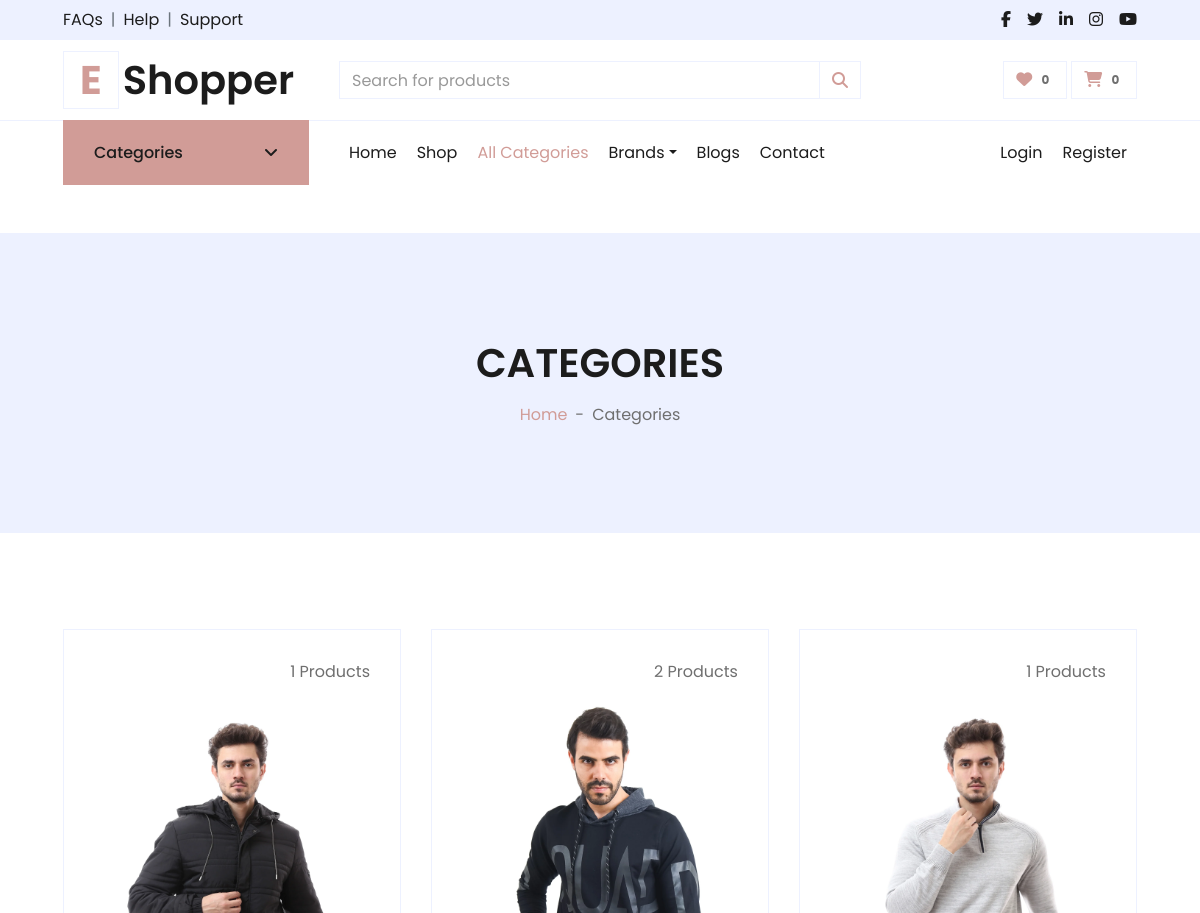
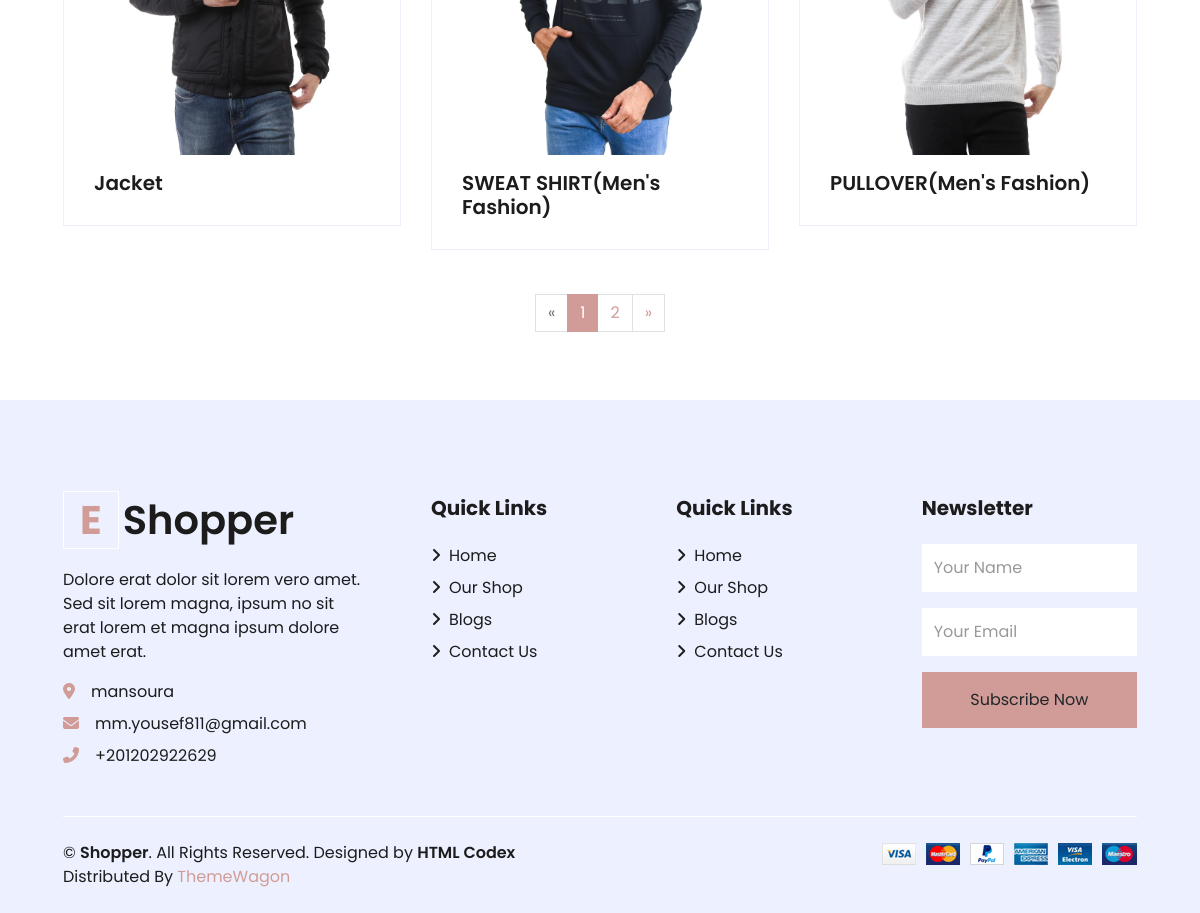
Page /products/categories/ on the committed database (2 pictures, top to bottom).
### settings/models.py (models this page shows, shortened)
class Settings(models.Model):
    site_name = models.CharField( max_length=50)
    logo = models.ImageField( upload_to='setting/')
    phone = models.CharField( max_length=30)
    email = models.EmailField( max_length=254)
    description = models.TextField(max_length=1000)
    fb_link = models.URLField( max_length=200)
    twitter_link = models.URLField( max_length=200)
    instagram_link = models.URLField( max_length=200)
    address = models.CharField( max_length=50)
    get_in_touch = models.TextField(max_length=1000)

### products/models.py (models this page shows)
class Subcategory(models.Model):
    category = models.ForeignKey(Category, on_delete=models.CASCADE , blank=True , null=True)
    name = models.CharField(max_length=100)
    image = models.ImageField(null=True,blank=True,upload_to='category-image/')
    def get_url(self):
        return reverse('product_by_subcategory',args=[self.id])
    def __str__(self):
        return self.name

class Category(models.Model):
    name = models.CharField(max_length=100)
    def __str__(self):
        return self.name

### products/views.py (the view)
# urls.py: path('categories/',category_list ,name='categories'),
def category_list(request):
    category = Subcategory.objects.all().annotate(category_count=Count("product_subcategory"))
    paginator = Paginator(category,3)
    page = request.GET.get('page')
    paged_product = paginator.get_page(page)
    context = {
        'category':paged_product
    }
    return render(request,'products/categories.html',context)

### products/templates/products/categories.html (shortened to what this page needs)
{% extends "base.html" %}
{% load static %}
{% block body %}
<div class="container-fluid bg-secondary mb-5">
    <div class="d-flex flex-column align-items-center justify-content-center" style="min-height: 300px">
        <h1 class="font-weight-semi-bold text-uppercase mb-3">Categories</h1>
        <div class="d-inline-flex">
            <p class="m-0"><a href="/">Home</a></p>
            <p class="m-0 px-2">-</p>
            <p class="m-0">Categories</p>
        </div>
    </div>
</div>
<div class="container-fluid pt-5">
    <div class="row px-xl-5 pb-3">
        {% for category in category %}
        <div class="col-lg-4 col-md-6 pb-1">
            <div class="cat-item d-flex flex-column border mb-4" style="padding: 30px;">
                <p class="text-right">{{category.category_count}} Products</p>
                <a href="{{category.get_url}}" class="cat-img position-relative overflow-hidden mb-3">
                    <img class="img-fluid" src="{{category.image.url}}" alt="">
                </a>
                <h5 class="font-weight-semi-bold m-0">{{category}}{% if category.category %}({{category.category}}){% endif %}</h5>
            </div>
        </div>
        {% endfor %}
    </div>
</div>
<div class="col-12 pb-1">
                    <nav aria-label="Page navigation">
                        {% if category.has_other_pages %}
                        <ul class="pagination justify-content-center mb-3">
                            {% if category.has_previous %}
                            <li class="page-item ">
                                <a class="page-link" href="?page={{category.previous_page_number}}"
                                    aria-label="Previous">
                                    <span aria-hidden="true">&laquo;</span>
                                    <span class="sr-only">Previous</span>
                                </a>
                            </li>
                            {% else %}
                            <li class="page-item disabled">
                                <a class="page-link" href="#" aria-label="Previous">
                                    <span aria-hidden="true">&laquo;</span>
                                </a>
                            </li>
                            {% endif %}
                            {% for i in category.paginator.page_range  %}
                            {% if category.number == i %}
                            <li class="page-item active"><a class="page-link">{{i}}</a></li>
                            {% else %}
                            <li class="page-item"><a class="page-link" href="?page={{i}}">{{i}}</a></li>
                            {% endif %}
                            {% endfor %}
                            {% if category.has_next %}
                            <li class="page-item">
                                <a class="page-link" href="?page={{category.next_page_number}}" aria-label="Next">
                                    <span aria-hidden="true">&raquo;</span>
                                </a>
                            </li>
                            {% endif %}
                        </ul>
                        {% endif %}
                    </nav>
                </div>
{% endblock body %}

### templates/base.html (shortened to what this page needs)
{% load static %}
<!DOCTYPE HTML>
<html lang="en">
<head>
    <link href="https://cdnjs.cloudflare.com/ajax/libs/font-awesome/5.10.0/css/all.min.css" rel="stylesheet">
    <link href="{% static 'lib/owlcarousel/assets/owl.carousel.min.css'%}" rel="stylesheet">
    <link href="{% static 'css/all.min.css'%}" rel="stylesheet">
    <link href="{% static 'css/style.css'%}" rel="stylesheet">
    <link href="{% static 'css/custom.css'%}" rel="stylesheet">
</head>
<body>
    <div class="container-fluid">
        <div class="row bg-secondary py-2 px-xl-5">
            <div class="col-lg-6 d-none d-lg-block">
                <div class="d-inline-flex align-items-center">
                    <a class="text-dark" href="{% url 'contact'%}">FAQs</a>
                    <span class="text-muted px-2">|</span>
                    <a class="text-dark" href="{% url 'contact'%}">Help</a>
                    <span class="text-muted px-2">|</span>
                    <a class="text-dark" href="{% url 'contact'%}">Support</a>
                </div>
            </div>
            <div class="col-lg-6 text-center text-lg-right">
                <div class="d-inline-flex align-items-center">
                    <a class="text-dark px-2" href="{{about_site.fb_link}}">
                        <i class="fab fa-facebook-f"></i>
                    </a>
                    <a class="text-dark px-2" href="{{about_site.twitter_link}}">
                        <i class="fab fa-twitter"></i>
                    </a>
                    <a class="text-dark px-2" href="">
                        <i class="fab fa-linkedin-in"></i>
                    </a>
                    <a class="text-dark px-2" href="{{about_site.instagram_link}}">
                        <i class="fab fa-instagram"></i>
                    </a>
                    <a class="text-dark pl-2" href="">
                        <i class="fab fa-youtube"></i>
                    </a>
                </div>
            </div>
        </div>
        <div class="row align-items-center py-3 px-xl-5">
            <div class="col-lg-3 d-none d-lg-block">
                <a href="/" class="text-decoration-none">
                    <h1 class="m-0 display-5 font-weight-semi-bold"><span
                            class="text-primary font-weight-bold border px-3 mr-1">E</span>{{about_site.site_name}}</h1>
                </a>
            </div>
            <div class="col-lg-6 col-6 position-relative text-left">
                <form id="searchForm" autocomplete="off" action="">
                    <div class="input-group">
                        <input type="text" id="searchInput" class="form-control" placeholder="Search for products">
                        <div class="input-group-append">
                            <span class="input-group-text bg-transparent text-primary">
                                <i class="fa fa-search"></i>
                            </span>
                        </div>
                    </div>
                </form>
            </div>
            <div class="col-lg-3 col-6 text-right">
                <a href="{% url 'favourite'%}" class="btn border">
                    <i class="fas fa-heart text-primary"></i>
                    <span class="badge">{{product_count}}</span>
                </a>
                <a href="{% url 'cart'%}" class="btn border">
                    <i class="fas fa-shopping-cart text-primary"></i>
                    <span class="badge">{{cart_counter}}</span>
                </a>
            </div>
        </div>
    </div>
    <div class="container-fluid mb-5">
        <div class="row border-top px-xl-5">
            <div class="col-lg-3 d-none d-lg-block">
                <a class="btn shadow-none d-flex align-items-center justify-content-between bg-primary text-white w-100"
                    data-toggle="collapse" href="#navbar-vertical"
                    style="height: 65px; margin-top: -1px; padding: 0 30px;">
                    <h6 class="m-0">Categories</h6>
                    <i class="fa fa-angle-down text-dark"></i>
                </a>
            </div>
            <div class="col-lg-9">
                <nav class="navbar navbar-expand-lg bg-light navbar-light py-3 py-lg-0 px-0">
                    <div class="collapse navbar-collapse justify-content-between" id="navbarCollapse">
                        <div class="navbar-nav mr-auto py-0">
                            <a href="/" class="nav-item nav-link {% if request.path == '/' %}active{% endif %}">Home</a>
                            <a href="{% url 'product_list' %}"
                                class="nav-item nav-link {% if request.path == '/products/' %}active{% endif %} ">Shop</a>
                            <a href="{% url 'categories'%}"
                                class="nav-item nav-link {% if request.path == '/products/categories/' %}active{% endif %}">All
                                Categories</a>
                            <div class="nav-item dropdown">
                                <a href="#" class="nav-link dropdown-toggle " data-toggle="dropdown">Brands</a>
                            </div>
                            <a href="{% url 'blog'%}"
                                class="nav-item nav-link  {% if request.path == '/blog/' %}active{% endif %}">Blogs</a>
                            <a href="{% url 'contact'%}"
                                class="nav-item nav-link  {% if request.path == '/contact/' %}active{% endif %}">Contact</a>
                        </div>
                        {% if user.is_authenticated %}
                        <div class="navbar-nav ml-auto py-0">
                            <a href="{% url 'profile'%}" class="nav-item nav-link">Profile</a>
                            <a href="{% url 'logout' %}" class="nav-item nav-link">Logout</a>
                        </div>
                        {% else %}
                        <div class="navbar-nav ml-auto py-0">
                            <a href="{% url 'login' %}" class="nav-item nav-link">Login</a>
                            <a href="{% url 'register' %}" class="nav-item nav-link">Register</a>
                        </div>
                        {% endif %}
                    </div>
                </nav>
            </div>
        </div>
    </div>
    {% block body %}
    {% endblock body %}
    <div class="container-fluid bg-secondary text-dark mt-5 pt-5">
        <div class="row px-xl-5 pt-5">
            <div class="col-lg-4 col-md-12 mb-5 pr-3 pr-xl-5">
                <a href="/" class="text-decoration-none">
                    <h1 class="mb-4 display-5 font-weight-semi-bold"><span
                            class="text-primary font-weight-bold border border-white px-3 mr-1">E</span>{{about_site.site_name}}
                    </h1>
                </a>
                <p>{{about_site.description}}</p>
                <p class="mb-2"><i class="fa fa-map-marker-alt text-primary mr-3"></i>{{about_site.address}}</p>
                <p class="mb-2"><i class="fa fa-envelope text-primary mr-3"></i>{{about_site.email}}</p>
                <p class="mb-0"><i class="fa fa-phone-alt text-primary mr-3"></i>{{about_site.phone}}</p>
            </div>
            <div class="col-lg-8 col-md-12">
                <div class="row">
                    <div class="col-md-4 mb-5">
                        <h5 class="font-weight-bold text-dark mb-4">Quick Links</h5>
                        <div class="d-flex flex-column justify-content-start">
                            <a class="text-dark mb-2" href="/"><i class="fa fa-angle-right mr-2"></i>Home</a>
                            <a class="text-dark mb-2" href="{% url 'product_list'%}"><i
                                    class="fa fa-angle-right mr-2"></i>Our
                                Shop</a>
                            <a class="text-dark mb-2" href="{% url 'blog'%}"><i class="fa fa-angle-right mr-2"></i>Blogs
                            </a>
                            <a class="text-dark" href="{% url 'contact'%}"><i class="fa fa-angle-right mr-2"></i>Contact
                                Us</a>
                        </div>
                    </div>
                    <div class="col-md-4 mb-5">
                        <h5 class="font-weight-bold text-dark mb-4">Quick Links</h5>
                        <div class="d-flex flex-column justify-content-start">
                            <a class="text-dark mb-2" href="/"><i class="fa fa-angle-right mr-2"></i>Home</a>
                            <a class="text-dark mb-2" href="{% url 'product_list'%}"><i
                                    class="fa fa-angle-right mr-2"></i>Our
                                Shop</a>
                            <a class="text-dark mb-2" href="{% url 'blog'%}"><i class="fa fa-angle-right mr-2"></i>Blogs
                            </a>
                            <a class="text-dark" href="{% url 'contact'%}"><i class="fa fa-angle-right mr-2"></i>Contact
                                Us</a>
                        </div>
                    </div>
                    <div id="main_form_div" class="col-md-4 mb-5">
                        <h5 class="font-weight-bold text-dark mb-4">Newsletter</h5>
                        <form id="newsletter_form" method="POST" action="{% url 'newsletter_footer'%}">
                            <div class="form-group">
                                <input type="text" class="form-control border-0 py-4" name="name"
                                    placeholder="Your Name" required="required" />
                            </div>
                            <div class="form-group">
                                <input type="email" class="form-control border-0 py-4" name="email"
                                    placeholder="Your Email" required="required" />
                            </div>
                            <div>
                                <button class="btn btn-primary btn-block border-0 py-3" type="submit">Subscribe
                                    Now</button>
                            </div>
                        </form>
                    </div>
                </div>
            </div>
        </div>
        <div class="row border-top border-light mx-xl-5 py-4">
            <div class="col-md-6 px-xl-0">
                <p class="mb-md-0 text-center text-md-left text-dark">
                    &copy; <a class="text-dark font-weight-semi-bold" href="/">{{about_site.site_name}}</a>. All Rights
                    Reserved.
                    Designed
                    by
                    <a class="text-dark font-weight-semi-bold" href="https://htmlcodex.com">HTML Codex</a><br>
                    Distributed By <a href="https://themewagon.com" target="_blank">ThemeWagon</a>
                </p>
            </div>
            <div class="col-md-6 px-xl-0 text-center text-md-right">
                <img class="img-fluid" src="{% static 'img/payments.png'%}" alt="">
            </div>
        </div>
    </div>
</body>
</html>

### rows in the picture
Settings: site_name "Shopper", description "Dolore erat dolor sit lorem vero amet. Sed sit lorem magna, ipsum no sit erat lorem et magna ipsum dolore amet erat.", address "mansoura", email "mm.yousef811@gmail.com", phone "+201202922629"
Subcategory: category_count "1", image (picture), name "Jacket"
Subcategory: category_count "2", image (picture), name "SWEAT SHIRT", category "Men's Fashion"
Subcategory: category_count "1", image (picture), name "PULLOVER", category "Men's Fashion"

### other values in the picture
{{ product_count }} "0"
{{ cart_counter }} "0"
{{ i }} "1"
{{ i }} "2"
